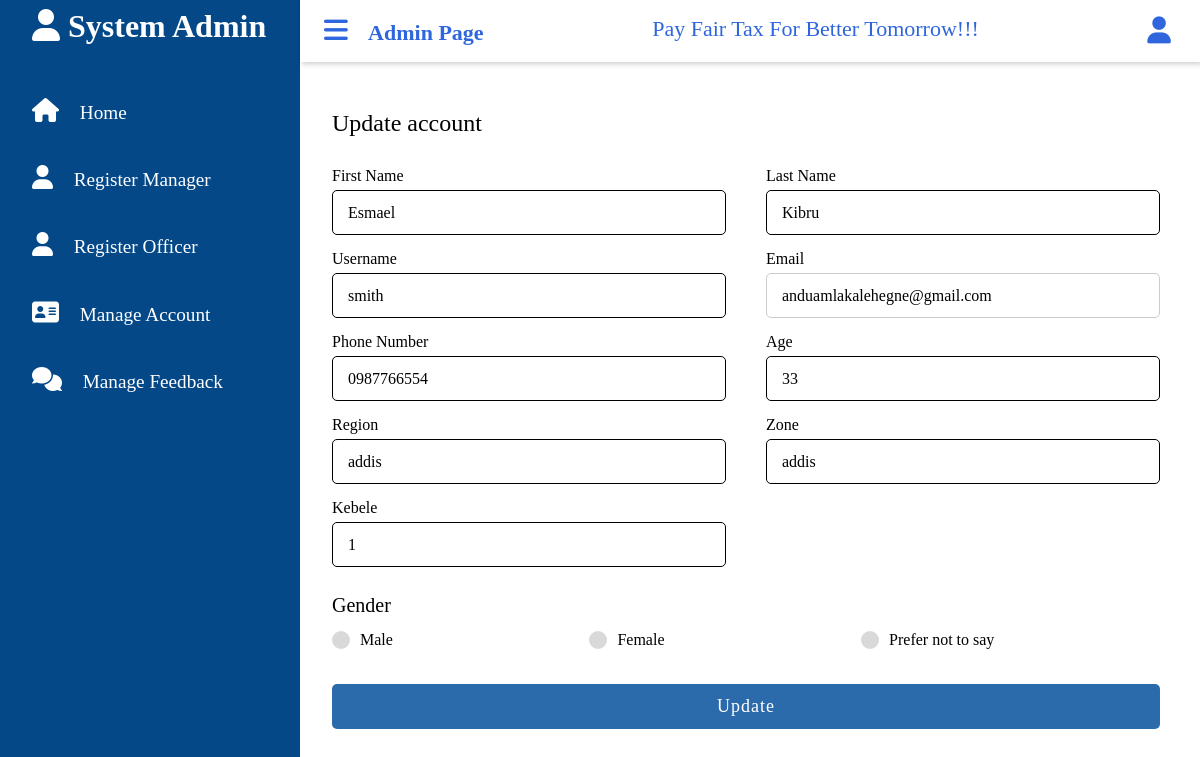
The app's page /admin/new.php?update=anduamlakalehegne@gmail.com (signed in) with its own data.
### tables this page shows
CREATE TABLE `reg_manager` (
  `manger_id` int(20) NOT NULL,
  `first_name` varchar(30) NOT NULL,
  `last_name` varchar(30) NOT NULL,
  `username` varchar(25) NOT NULL,
  `email` varchar(50) NOT NULL,
  `pnumber` varchar(10) NOT NULL,
  `password` varchar(16) NOT NULL,
  `age` varchar(2) NOT NULL,
  `registration_date` date NOT NULL,
  `region` varchar(30) NOT NULL,
  `zone` varchar(30) NOT NULL,
  `kebele` decimal(30,0) NOT NULL,
  `sex` varchar(6) NOT NULL,
  `admin_id` int(10) NOT NULL
);

### admin/new.php (the view, shortened to what this page needs)
<!DOCTYPE html>
<html lang="en">
<head>
</head>
<body>
    <?php
        include("dashboard.php");
        if(isset($_GET['update'])){
        $email=$_GET['update'];
        }
        $query=mysqli_query($conn,"SELECT * from reg_manager WHERE email='$email' ");
        $rows=mysqli_fetch_array($query);
    ?>
        <div class="container"style="margin-top:-90px ">
            <div class="title" >Update account</div>
            <div class="content">
            <form action="#" method="POST" autocomplete="off">
                <div class="user-details">
                  <div class="input-box">
                    <span class="details">First Name</span>
                    <input type="text" name="first_name" value="<?php echo $rows['first_name']; ?>" required>
                  </div>
                  <div class="input-box">
                    <span class="details">Last Name</span>
                    <input type="text" name="last_name" value="<?php echo $rows['last_name']; ?>" required>
                  </div>
                  <div class="input-box">
                    <span class="details">Username</span>
                    <input type="text" name="username" value="<?php echo $rows['username']; ?>" required>
                  </div>
                  <div class="input-box">
                    <span class="details">Email</span>
                    <input type="email" name="email" value="<?php echo $rows['email']; ?>" readonly>
                  </div>
                  <div class="input-box">
                    <span class="details">Phone Number</span>
                    <input type="text" name="pnumber" value="<?php echo $rows['pnumber']; ?>" required>
                  </div>
                  <div class="input-box">
                    <span class="details">Age</span>
                    <input type="text" name="age" value="<?php echo $rows['age']; ?>" required>
                  </div>
                  <div class="input-box">
                    <span class="details">Region</span>
                    <input type="text" name="region" value="<?php echo $rows['region']; ?>" required>
                  </div>
                  <div class="input-box">
                    <span class="details">Zone</span>
                    <input type="text" name="zone" value="<?php echo $rows['zone']; ?>" required>
                  </div>
                  <div class="input-box">
                    <span class="details">Kebele</span>
                    <input type="text" name="kebele" value="<?php echo $rows['kebele']; ?>" required>
                  </div>
                </div>
                <div class="gender-details">
                  <span class="gender-title">Gender</span>
                  <div class="category">
                    <label for="dot-1">
                    <span class="dot one"></span>
                    <span class="gender">Male</span>
                  </label>
                  <label for="dot-2">
                    <span class="dot two"></span>
                    <span class="gender">Female</span>
                  </label>
                  <label for="dot-3">
                    <span class="dot three"></span>
                    <span class="gender">Prefer not to say</span>
                    </label>
                  </div>
                </div>
                <div class="button">
                <input style=" margin-bottom: 50px" name="submit" type="submit"  value="Update">
                </div>
              </form>
            </div>
          </div>
</body>
</html>

### admin/css/dashboard.css (style rules this page uses)
:root { --main-color:#dd2f6e; --color-dark:#1d2231; --text-gray:#8390a2; }
* { padding: 0; margin-top: 100px; box-sizing: border-box; font-family: 'poppins', 'sans-serif'; }
* { margin: 0; padding: 0; box-sizing: border-box; font-family: 'poppins', 'sans-serif'; text-decoration: none; }
body { height: 100vh; display: flex; justify-content: center; align-items: center; padding: 10px; background: linear-gradient(135deg, #ffffff, #ffffff); text-decoration: none; }
.container { width: 100%; background-color: #fff; padding: 25px 30px; margin-left: -10px; height: 100%; }
.container .title { font-size: 24px; font-weight: 500; position: relative; margin-bottom: 30px; margin-top: 120px; overflow: hidden; }
.content form .user-details { display: flex; flex-wrap: wrap; justify-content: space-between; margin: 20px 0 12px 0; }
form .user-details .input-box { margin-bottom: 15px; width: calc(100% / 2 - 20px); }
form .input-box span.details { display: block; font-weight: 500; margin-bottom: 5px; }
.user-details .input-box input { height: 45px; width: 100%; outline: none; font-size: 16px; border-radius: 5px; padding-left: 15px; border: 1px solid #ccc; transition: all 0.3s ease; }
.user-details .input-box input:focus, .user-details .input-box input:valid { border-color: #000000; }
form .gender-details .gender-title { font-size: 20px; font-weight: 500; }
form .category { display: flex; width: 80%; margin: 14px 0 ; justify-content: space-between; }
form .category label { display: flex; align-items: center; cursor: pointer; }
form .category label .dot { height: 18px; width: 18px; border-radius: 50%; margin-right: 10px; background: #d9d9d9; border: 5px solid transparent; transition: all 0.3s ease; }
form .button { height: 45px; margin: 35px 0; }
form .button input { height: 100%; width: 100%; border-radius: 5px; border: none; color: #fff; font-size: 18px; font-weight: 500; letter-spacing: 1px; cursor: pointer; transition: all 0.3s ease; background: linear-gradient(135deg, rgb(43, 107, 172), rgb(43, 107, 172)); }

### records on screen
reg_manager: first_name "Esmael", last_name "Kibru", username "smith", email "anduamlakalehegne@gmail.com", pnumber "0987766554", age "33", region "addis", zone "addis", kebele "1"
